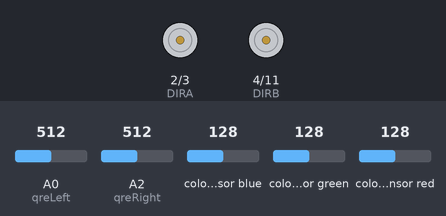
A sketch run on a simulated Arduino Uno, built with avr-gcc and run on an emulated ATmega328P. Shown: direction and speed pins drawn as motors (green arrow = direction pin HIGH = forward, orange = LOW = backward, longer = more drive). The test bench sets the inputs (shaded band); at power-on: colour sensor red 128, A0 (qreLeft) = 512, A2 (qreRight) = 512, colour sensor blue 128, colour sensor green 128.

Above: at 1.2 s.
1.3 s: colour sensor red set to 8
4.3 s: colour sensor red set to 5
At 6.42 s:
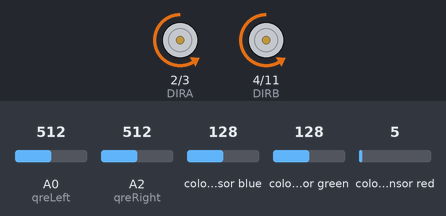
7.3 s: colour sensor red set to 64
At 9.6 s:
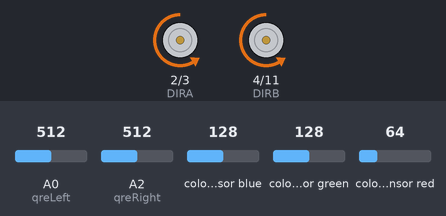
9.9 s: A0 (qreLeft) set to 742
11.4 s: A0 (qreLeft) set to 764
At 12.5 s:
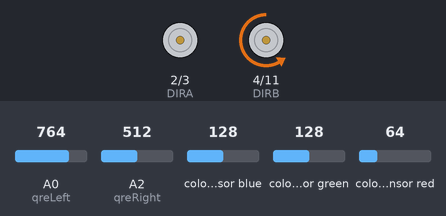
12.9 s: A2 (qreRight) set to 739
14.4 s: A2 (qreRight) set to 763
At 15.4 s:
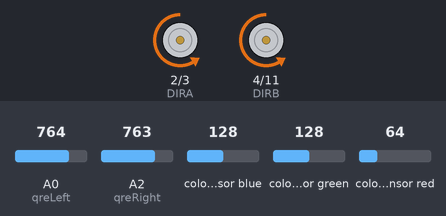
Timing chart, 0 to 16.9 s (numbered marks = the images above; inputs shaded):
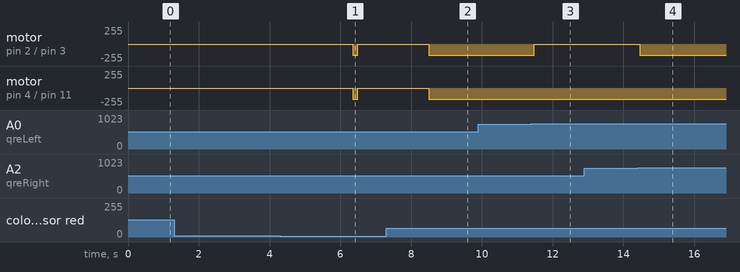

Measured:
- the behaviour switches between 7 and 6 on colour sensor red (found by bisection; images 0 and 1)
- the behaviour switches between 750 and 751 on A0 (qreLeft) (found by bisection; images 2 and 3)
- the behaviour switches between 750 and 751 on A2 (qreRight) (found by bisection; images 3 and 4)
- after the input at 1.3 s, every drawn part: stays the same
- after the input at 4.3 s, motor on pin 2 (DIRA) / pin 3 (PWMA), motor on pin 4 (DIRB) / pin 11 (PWMB): stopped → backward 170/255 after 2.0 s, → stopped 0.15 s later
- after the input at 7.3 s, motor on pin 2 (DIRA) / pin 3 (PWMA), motor on pin 4 (DIRB) / pin 11 (PWMB): goes on until 8.5 s, then stays backward 170/255
- after the input at 9.9 s, every drawn part: stays the same
- after the input at 11.4 s, motor on pin 2 (DIRA) / pin 3 (PWMA): backward 170/255 → stopped after 0.08 s
- after the input at 12.9 s, every drawn part: stays the same
- after the input at 14.4 s, motor on pin 2 (DIRA) / pin 3 (PWMA): stopped → backward 170/255 after 0.06 s

The sketch:

linetracker.ino
```cpp
//CSE 5410: FINAL ROBOT CAR PROJECT

#include <Wire.h> //Library needed to communicate with the I2C
#include "Adafruit_TCS34725.h"  //Needed to control the line sensor

Adafruit_TCS34725 tcs = Adafruit_TCS34725();  //Initializes the sensor with the default values
#define CW 0
#define CCW 1
#define MOTOR_A 0
#define MOTOR_B 1

const byte PWMA = 3; // PWM control (speed) for motor A
const byte PWMB = 11; // PWM control (speed) for motor B
const byte DIRA = 2; // Direction control for motor A
const byte DIRB = 4; // Direction control for motor B

//Line Sensors:
int qreLeft = A0; //connected to Analog 0
int qreRight = A2; //connected to Analog 2

//Robot Car Speeds:
byte spd = 170; // forward speed
byte hiSpd = 170; //turning speed

//Needed for the line sensors to stay on track
int threshold = 750;

void setupArdumoto()
{
  // All pins should be set up as outputs:
  pinMode(PWMA, OUTPUT);
  pinMode(PWMB, OUTPUT);
  pinMode(DIRA, OUTPUT);
  pinMode(DIRB, OUTPUT);

  // Initialize all pins as low:
  digitalWrite(PWMA, LOW);
  digitalWrite(PWMB, LOW);
  digitalWrite(DIRA, LOW);
  digitalWrite(DIRB, LOW);
}

void setup()
{
  setupArdumoto(); // Function to initialize all motor drive pins

  if(tcs.begin())
  {
  }
  else
  {
    allStop();
    while (1);
  }
}

void loop()
{
  uint16_t r, g, b, c, colorTemo, lux;

  int QRE_Left = analogRead(qreLeft); // Analog output from left sensor
  int QRE_Right = analogRead(qreRight); // Analog output from right sensor
  tcs.getRawData(&r, &g, &b, &c);

  if (r>50)
  {
    if (QRE_Left > threshold && QRE_Right > threshold)
    {
      forward();
    }
    else if (QRE_Left < threshold && QRE_Right > threshold) // if left sensor is off-track,turn right
    {
      bearRight();
    }
    else if (QRE_Left > threshold && QRE_Right < threshold) // If right sensor is off-track, turn left
    {
      bearLeft();
    }
  }
  else
  {
    allStop();
    delay(2000);
    forward();
    delay(100);
  }
}

void driveArdumoto(byte motor, byte dir, byte spd)  //Runs the motors in a specified direction and speed.
 {
  if (motor == MOTOR_A)
  {
    digitalWrite(DIRA, dir);
    analogWrite(PWMA, spd);
   }
  else if (motor == MOTOR_B)
  {
    digitalWrite(DIRB, dir);
    analogWrite(PWMB, spd);
  }
}

void forward() // Runs both motors at the given speed
{
  driveArdumoto(MOTOR_A, CW, spd); // Motor A at speed spd
  driveArdumoto(MOTOR_B, CW, spd); // Motor B at speed spd
}

void bearRight()
{
  driveArdumoto(MOTOR_B, CW, 0); //Motor B STOP
  driveArdumoto(MOTOR_A, CW, hiSpd); //Motor A hiSpd
}

void bearLeft()
{
  driveArdumoto(MOTOR_B, CW, hiSpd); //Motor B hiSpd
  driveArdumoto(MOTOR_A, CW, 0); //Motor A STOP
}

void stopArdumoto(byte motor) //Makes the motors stop by setting them to 0.
{
  driveArdumoto(motor, 0, 0);
}

void allStop() //This function stops both the motors
{
  stopArdumoto(MOTOR_A);

  // All pins should be set up as outputs:
  pinMode(PWMA, OUTPUT);
  pinMode(PWMB, OUTPUT);
  pinMode(DIRA, OUTPUT);
  pinMode(DIRB, OUTPUT);

  // Initialize all pins as low:
  digitalWrite(PWMA, LOW);
  digitalWrite(PWMB, LOW);
  digitalWrite(DIRA, LOW);
  digitalWrite(DIRB, LOW);
}
```
